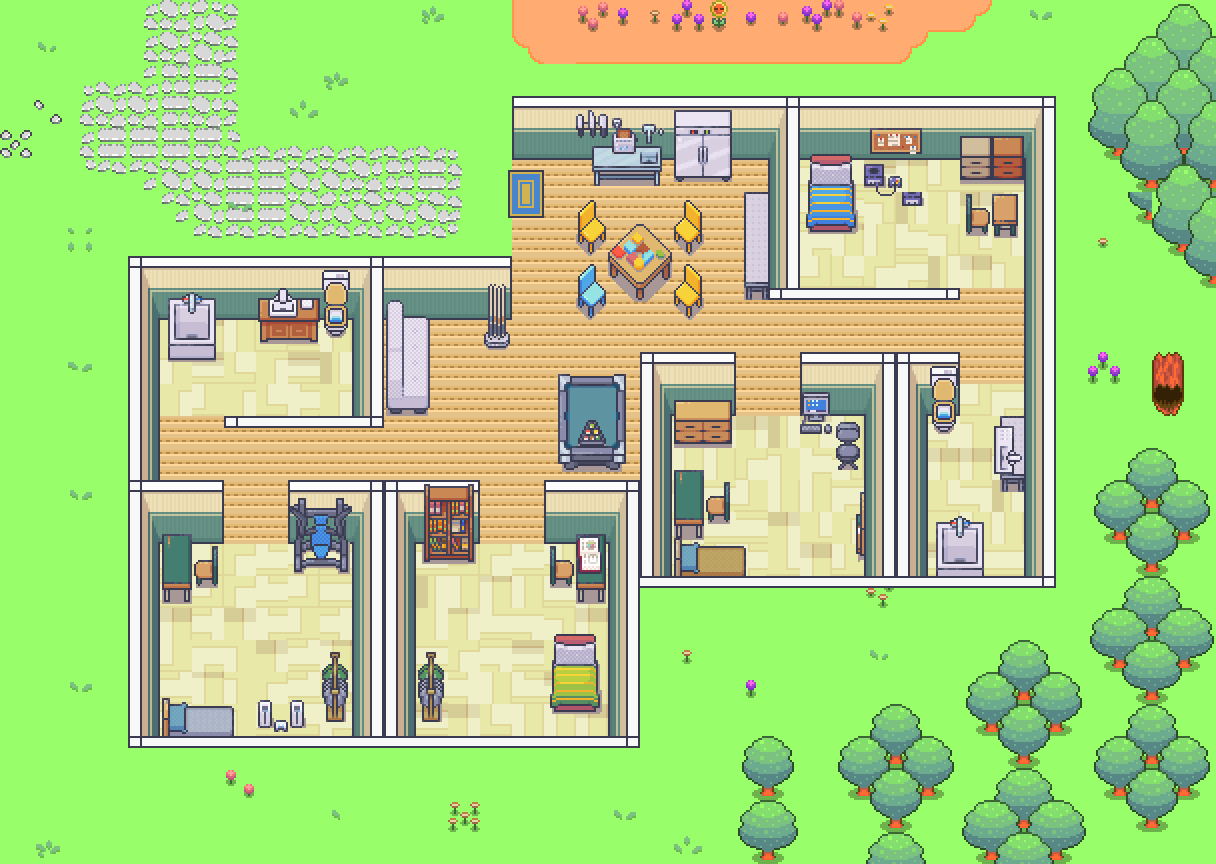

The image is a tile-based game level rendered from a .tmx file. Its description and source (layers, tilesets, objects; grid data summarised) follow:
An orthogonal 38x27 tile map with 32x32 px tiles, 10 tile layers (Bottom Ground, Exterior Ground, Exterior Decoration L1, Exterior Decoration L2, ...), 7 hidden layers not drawn, 18 tilesets.

<map version="1.10" tiledversion="1.11.2" orientation="orthogonal" renderorder="right-down" width="38" height="27" tilewidth="32" tileheight="32" infinite="0" nextlayerid="21" nextobjectid="1">
 <editorsettings>
  <export format="json" />
 </editorsettings>
 <tileset firstgid="1" name="CuteRPG_Field_B" tilewidth="32" tileheight="32" tilecount="256" columns="16">
  <image source="map_assets/cute_rpg_word_VXAce/tilesets/CuteRPG_Field_B.png" trans="ff00ff" width="512" height="512" />
 </tileset>
 <tileset firstgid="257" name="CuteRPG_Field_C" tilewidth="32" tileheight="32" tilecount="256" columns="16">
  <image source="map_assets/cute_rpg_word_VXAce/tilesets/CuteRPG_Field_C.png" trans="ff00ff" width="512" height="512" />
 </tileset>
 <tileset firstgid="513" name="CuteRPG_Harbor_C" tilewidth="32" tileheight="32" tilecount="256" columns="16">
  <image source="map_assets/cute_rpg_word_VXAce/tilesets/CuteRPG_Harbor_C.png" trans="ff00ff" width="512" height="512" />
 </tileset>
 <tileset firstgid="769" name="Room_Builder_32x32" tilewidth="32" tileheight="32" tilecount="8284" columns="76">
  <image source="map_assets/v1/Room_Builder_32x32.png" trans="ff00ff" width="2432" height="3488" />
 </tileset>
 <tileset firstgid="9053" name="CuteRPG_Village_B" tilewidth="32" tileheight="32" tilecount="256" columns="16">
  <image source="map_assets/cute_rpg_word_VXAce/tilesets/CuteRPG_Village_B.png" trans="ff00ff" width="512" height="512" />
 </tileset>
 <tileset firstgid="9309" name="CuteRPG_Forest_B" tilewidth="32" tileheight="32" tilecount="256" columns="16">
  <image source="map_assets/cute_rpg_word_VXAce/tilesets/CuteRPG_Forest_B.png" trans="ff00ff" width="512" height="512" />
 </tileset>
 <tileset firstgid="9565" name="CuteRPG_Desert_C" tilewidth="32" tileheight="32" tilecount="256" columns="16">
  <image source="map_assets/cute_rpg_word_VXAce/tilesets/CuteRPG_Desert_C.png" trans="ff00ff" width="512" height="512" />
 </tileset>
 <tileset firstgid="9821" name="CuteRPG_Mountains_B" tilewidth="32" tileheight="32" tilecount="256" columns="16">
  <image source="map_assets/cute_rpg_word_VXAce/tilesets/CuteRPG_Mountains_B.png" trans="ff00ff" width="512" height="512" />
 </tileset>
 <tileset firstgid="10077" name="CuteRPG_Desert_B" tilewidth="32" tileheight="32" tilecount="256" columns="16">
  <image source="map_assets/cute_rpg_word_VXAce/tilesets/CuteRPG_Desert_B.png" trans="ff00ff" width="512" height="512" />
 </tileset>
 <tileset firstgid="10333" name="CuteRPG_Forest_C" tilewidth="32" tileheight="32" tilecount="256" columns="16">
  <image source="map_assets/cute_rpg_word_VXAce/tilesets/CuteRPG_Forest_C.png" trans="ff00ff" width="512" height="512" />
 </tileset>
 <tileset firstgid="10589" name="interiors_pt1" tilewidth="32" tileheight="32" tilecount="5008" columns="16">
  <image source="map_assets/v1/interiors_pt1.png" trans="ff00ff" width="512" height="10016" />
 </tileset>
 <tileset firstgid="15597" name="interiors_pt2" tilewidth="32" tileheight="32" tilecount="5008" columns="16">
  <image source="map_assets/v1/interiors_pt2.png" trans="ff00ff" width="512" height="10016" />
 </tileset>
 <tileset firstgid="20605" name="interiors_pt3" tilewidth="32" tileheight="32" tilecount="5008" columns="16">
  <image source="map_assets/v1/interiors_pt3.png" trans="ff00ff" width="512" height="10032" />
 </tileset>
 <tileset firstgid="25613" name="interiors_pt4" tilewidth="32" tileheight="32" tilecount="2000" columns="16">
  <image source="map_assets/v1/interiors_pt4.png" trans="ff00ff" width="512" height="4000" />
 </tileset>
 <tileset firstgid="27613" name="interiors_pt5" tilewidth="32" tileheight="32" tilecount="4512" columns="16">
  <image source="map_assets/v1/interiors_pt5.png" trans="ff00ff" width="512" height="9024" />
 </tileset>
 <tileset firstgid="32125" name="blocks" tilewidth="32" tileheight="32" tilecount="80" columns="10">
  <image source="map_assets/blocks/blocks_1.png" trans="ff00ff" width="320" height="256" />
 </tileset>
 <tileset firstgid="32205" name="blocks_2" tilewidth="32" tileheight="32" tilecount="80" columns="10">
  <image source="map_assets/blocks/blocks_2.png" trans="ff00ff" width="320" height="256" />
 </tileset>
 <tileset firstgid="32285" name="blocks_3" tilewidth="32" tileheight="32" tilecount="40" columns="10">
  <image source="map_assets/blocks/blocks_3.png" trans="ff00ff" width="320" height="128" />
 </tileset>
 <layer id="1" name="Bottom Ground" width="38" height="27" locked="1">
  <data>[1026 cells, 1026 non-empty, 1 distinct tile ids]</data>
 </layer>
 <layer id="4" name="Exterior Ground" width="38" height="27">
  <data>[1026 cells, 95 non-empty, 25 distinct tile ids]</data>
 </layer>
 <layer id="6" name="Exterior Decoration L1" width="38" height="27">
  <data>[1026 cells, 16 non-empty, 15 distinct tile ids]</data>
 </layer>
 <layer id="9" name="Exterior Decoration L2" width="38" height="27">
  <data>[1026 cells, 151 non-empty, 70 distinct tile ids]</data>
 </layer>
 <layer id="5" name="Interior Ground" width="38" height="27">
  <data>[1026 cells, 317 non-empty, 25 distinct tile ids]</data>
 </layer>
 <layer id="3" name="Wall" width="38" height="27">
  <data>[1026 cells, 202 non-empty, 16 distinct tile ids]</data>
 </layer>
 <layer id="10" name="Interior Furniture L1" width="38" height="27">
  <data>[1026 cells, 165 non-empty, 141 distinct tile ids]</data>
 </layer>
 <layer id="11" name="Interior Furniture L2 " width="38" height="27">
  <data>[1026 cells, 15 non-empty, 14 distinct tile ids]</data>
 </layer>
 <layer id="19" name="Foreground L1" width="38" height="27" visible="0">
  <data>[1026 cells, 107 non-empty, 24 distinct tile ids]</data>
 </layer>
 <layer id="20" name="Foreground L2" width="38" height="27">
  <data>[1026 cells, 21 non-empty, 20 distinct tile ids]</data>
 </layer>
 <layer id="12" name="Collisions" width="38" height="27" visible="0" opacity="0.47">
  <data>[1026 cells, 222 non-empty, 1 distinct tile ids]</data>
 </layer>
 <layer id="14" name="Object Interaction Blocks" width="38" height="27" visible="0">
  <data>[1026 cells, 73 non-empty, 19 distinct tile ids]</data>
 </layer>
 <layer id="13" name="Arena Blocks" width="38" height="27" visible="0" opacity="0.25">
  <data>[1026 cells, 309 non-empty, 9 distinct tile ids]</data>
 </layer>
 <layer id="16" name="Sector Blocks" width="38" height="27" visible="0" opacity="0.2">
  <data>[1026 cells, 454 non-empty, 1 distinct tile ids]</data>
 </layer>
 <layer id="17" name="World Blocks" width="38" height="27" visible="0">
  <data>[1026 cells, 1026 non-empty, 1 distinct tile ids]</data>
 </layer>
 <layer id="15" name="Spawning Blocks" width="38" height="27" visible="0" opacity="0.68">
  <data>[1026 cells, 6 non-empty, 6 distinct tile ids]</data>
 </layer>
 <layer id="18" name="Special Blocks Registry" width="38" height="27">
  <data>[1026 cells, 0 non-empty, 0 distinct tile ids]</data>
 </layer>
</map>
